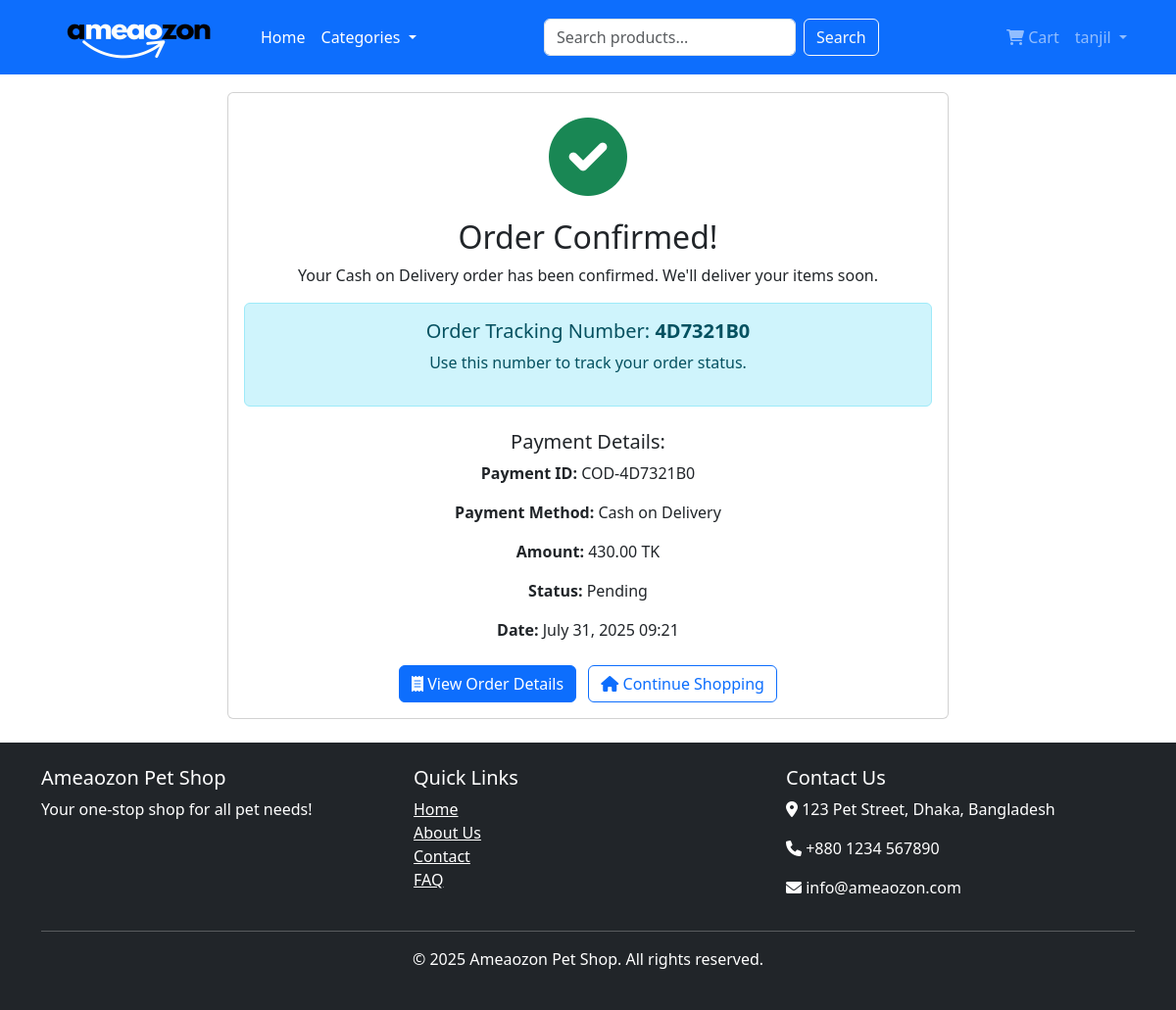
/payment/complete/4D7321B0/ (signed in), run on the app's committed database.
### accounts/models.py (models this page shows, shortened)
class User(AbstractUser):
    CUSTOMER = 'customer'
    ADMIN = 'admin'
    USER_TYPE_CHOICES = [
        (CUSTOMER, 'Customer'),
        (ADMIN, 'Admin'),
    ]
    user_type = models.CharField(max_length=10, choices=USER_TYPE_CHOICES, default=CUSTOMER)
    profile_picture = models.ImageField(upload_to='users/', blank=True, null=True)
    phone_number = models.CharField(max_length=15, blank=True, null=True)
    address = models.TextField(blank=True, null=True)
    def is_admin(self):
        return self.user_type == self.ADMIN

### orders/models.py (models this page shows, shortened)
class Order(models.Model):
    STATUS_CHOICES = [
        ('pending', 'Pending'),
        ('processing', 'Processing'),
        ('shipped', 'Shipped'),
        ('delivered', 'Delivered'),
        ('cancelled', 'Cancelled'),
    ]
    PAYMENT_CHOICES = [
        ('cash_on_delivery', 'Cash on Delivery'),
        ('bkash', 'bKash'),
        ('nagad', 'Nagad'),
        ('rocket', 'Rocket'),
        ('card', 'Credit/Debit Card'),
    ]
    user = models.ForeignKey(settings.AUTH_USER_MODEL, on_delete=models.CASCADE, related_name='orders')
    tracking_number = models.CharField(max_length=50, unique=True, blank=True)
    first_name = models.CharField(max_length=100)
    last_name = models.CharField(max_length=100)
    email = models.EmailField()
    phone = models.CharField(max_length=15)
    address = models.TextField()
    city = models.CharField(max_length=100)
    postal_code = models.CharField(max_length=20)
    status = models.CharField(max_length=20, choices=STATUS_CHOICES, default='pending')
    payment_method = models.CharField(max_length=20, choices=PAYMENT_CHOICES)
    payment_completed = models.BooleanField(default=False)
    total_price = models.DecimalField(max_digits=10, decimal_places=2)
    created_at = models.DateTimeField(auto_now_add=True)
    updated_at = models.DateTimeField(auto_now=True)

### payment/models.py (models this page shows, shortened)
class Payment(models.Model):
    PAYMENT_STATUS_CHOICES = [
        ('pending', 'Pending'),
        ('completed', 'Completed'),
        ('failed', 'Failed'),
    ]
    order = models.OneToOneField(Order, on_delete=models.CASCADE, related_name='payment_info')
    payment_id = models.CharField(max_length=100, unique=True)
    amount = models.DecimalField(max_digits=10, decimal_places=2)
    status = models.CharField(max_length=20, choices=PAYMENT_STATUS_CHOICES, default='pending')
    payment_method = models.CharField(max_length=50)
    created_at = models.DateTimeField(auto_now_add=True)
    updated_at = models.DateTimeField(auto_now=True)

### payment/views.py (the view, shortened to what this page needs)
# urls.py: path('complete/<str:tracking_number>/', views.payment_complete, name='payment_complete'),
@login_required
def payment_complete(request, tracking_number):
    order = get_object_or_404(Order, tracking_number=tracking_number, user=request.user)
    try:
        payment = Payment.objects.get(order=order)
    except Payment.DoesNotExist:
        payment = None
    context = {
        'order': order,
        'payment': payment
    }
    return render(request, 'payment/payment_complete.html', context)

### orders/models.py (called while the page is built)
    def get_total_items(self):
        return sum(item.quantity for item in self.items.all())

### store/context_processors.py (called while the page is built)
def categories(request):
    return {
        'categories': Category.objects.filter(is_active=True)
    }

def cart_count(request):
    count = 0
    if request.user.is_authenticated:
        try:
            cart = Cart.objects.get(user=request.user)
            count = cart.get_total_items()
        except Cart.DoesNotExist:
            count = 0
    return {'cart_count': count}

### templates/payment/payment_complete.html (shortened to what this page needs)
{% extends 'base.html' %}
{% block content %}
<div class="row justify-content-center">
    <div class="col-md-8">
        <div class="card text-center">
            <div class="card-body">
                <div class="display-1 text-success mb-3">
                    <i class="fas fa-check-circle"></i>
                </div>
                {% if order.payment_method == 'cash_on_delivery' %}
                <h2 class="card-title">Order Confirmed!</h2>
                <p class="card-text">Your Cash on Delivery order has been confirmed. We'll deliver your items soon.</p>
                {% else %}
                <h2 class="card-title">Payment Successful!</h2>
                <p class="card-text">Your payment has been processed successfully. We'll deliver your items soon.</p>
                {% endif %}
                <div class="alert alert-info mt-3">
                    <h5>Order Tracking Number: <strong>{{ order.tracking_number }}</strong></h5>
                    <p>Use this number to track your order status.</p>
                </div>
                {% if payment %}
                <div class="mt-4">
                    <h5>Payment Details:</h5>
                    <p><strong>Payment ID:</strong> {{ payment.payment_id }}</p>
                    <p><strong>Payment Method:</strong> {{ payment.payment_method }}</p>
                    <p><strong>Amount:</strong> {{ payment.amount }} TK</p>
                    <p><strong>Status:</strong> {{ payment.get_status_display }}</p>
                    <p><strong>Date:</strong> {{ payment.created_at|date:"F d, Y H:i" }}</p>
                </div>
                {% endif %}
                <div class="mt-4">
                    <a href="{% url 'orders:order_complete' order.tracking_number %}" class="btn btn-primary me-2">
                        <i class="fas fa-receipt"></i> View Order Details
                    </a>
                    <a href="{% url 'store:home' %}" class="btn btn-outline-primary">
                        <i class="fas fa-home"></i> Continue Shopping
                    </a>
                </div>
            </div>
        </div>
    </div>
</div>
{% endblock %}

### templates/base.html (shortened to what this page needs)
{% load static %}
<!DOCTYPE html>
<html lang="en" class="h-100">
<head>
    <link href="https://cdn.jsdelivr.net/npm/bootstrap@5.3.0-alpha1/dist/css/bootstrap.min.css" rel="stylesheet">
    <link rel="stylesheet" href="https://cdnjs.cloudflare.com/ajax/libs/font-awesome/6.0.0/css/all.min.css">
    <link rel="stylesheet" href="{% static 'css/custom.css' %}">
</head>
<body class="d-flex flex-column min-vh-100">
    <nav class="navbar navbar-expand-lg navbar-dark bg-primary fixed-top">
        <div class="container">
            <a class="navbar-brand" href="{% url 'store:home' %}">
                <img src="{% static 'images/logo2.png' %}" style="height: 50px;">
            </a>
            <div class="collapse navbar-collapse" id="navbarNav">
                <ul class="navbar-nav me-auto">
                    <li class="nav-item">
                        <a class="nav-link text-white" href="{% url 'store:home' %}">Home</a>
                    </li>
                    <li class="nav-item dropdown">
                        <a class="nav-link dropdown-toggle text-white" href="#" id="navbarDropdown" role="button" data-bs-toggle="dropdown">
                            Categories
                        </a>
                    </li>
                </ul>
                <form class="d-flex mx-auto" action="{% url 'store:search' %}" method="GET">
                    <input class="form-control me-2" type="search" name="q" placeholder="Search products..." aria-label="Search">
                    <button class="btn btn-outline-light" type="submit">Search</button>
                </form>
                <ul class="navbar-nav ms-auto">
                    <li class="nav-item">
                        <a class="nav-link" href="{% url 'orders:cart_detail' %}">
                            <i class="fas fa-shopping-cart"></i> Cart
                        </a>
                    </li>
                    {% if user.is_authenticated %}
                        <li class="nav-item dropdown">
                            <a class="nav-link dropdown-toggle" href="#" id="userDropdown" role="button" data-bs-toggle="dropdown">
                                {{ user.username }}
                            </a>
                        </li>
                    {% endif %}
                </ul>
            </div>
        </div>
    </nav>
    <main class="container py-4 flex-grow-1">
        {% block content %}{% endblock %}
    </main>
    <footer class="bg-dark text-white py-4 mt-auto">
        <div class="container">
            <div class="row">
                <div class="col-md-4">
                    <h5>Ameaozon Pet Shop</h5>
                    <p>Your one-stop shop for all pet needs!</p>
                </div>
                <div class="col-md-4">
                    <h5>Quick Links</h5>
                    <ul class="list-unstyled">
                        <li><a class="text-white" href="{% url 'store:home' %}">Home</a></li>
                        <li><a class="text-white" href="#">About Us</a></li>
                        <li><a class="text-white" href="#">Contact</a></li>
                        <li><a class="text-white" href="#">FAQ</a></li>
                    </ul>
                </div>
                <div class="col-md-4">
                    <h5>Contact Us</h5>
                    <address>
                        <p><i class="fas fa-map-marker-alt"></i> 123 Pet Street, Dhaka, Bangladesh</p>
                        <p><i class="fas fa-phone"></i> +880 1234 567890</p>
                        <p><i class="fas fa-envelope"></i> info@ameaozon.com</p>
                    </address>
                </div>
            </div>
            <hr>
            <div class="text-center">
                <p>&copy; {% now "Y" %} Ameaozon Pet Shop. All rights reserved.</p>
            </div>
        </div>
    </footer>
</body>
</html>

### templates/base.html (style rules this page uses)
html, body { height: 100%; }
body { display: flex; flex-direction: column; min-height: 100vh; padding-top: 70px; }
main { flex: 1 0 auto; }
footer { flex-shrink: 0; }

### data on the page
User: username "tanjil"
Order: tracking_number "4D7321B0"
Payment: payment_id "COD-4D7321B0", payment_method "Cash on Delivery", amount "430.00", status "Pending", created_at "July 31, 2025 09:21"
